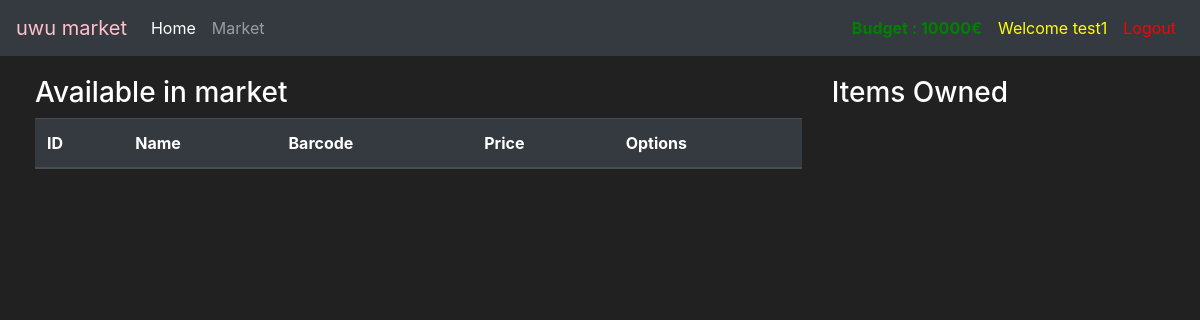
Before: /market (signed in) with the older database file.
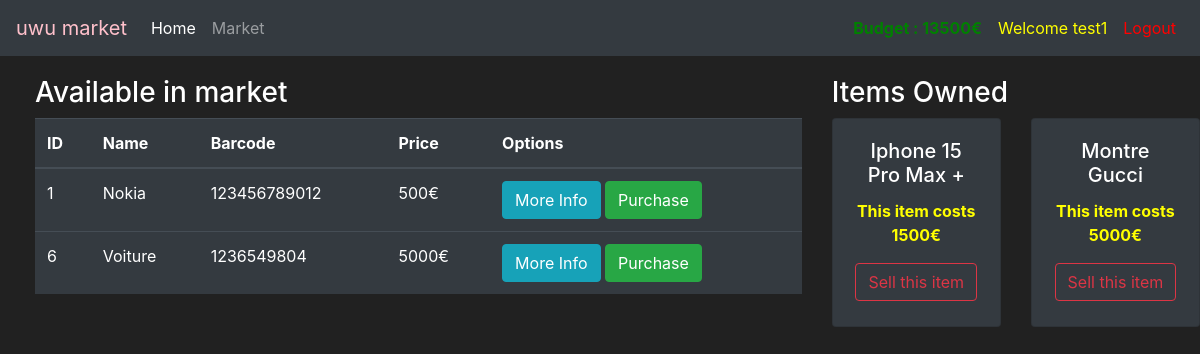
After: the same page with the newer database file.
### market/model.py (models this page shows, shortened)
class User(db.Model, UserMixin):
    id = db.Column(db.Integer(), primary_key = True)
    username = db.Column(db.String(length = 30),nullable = False, unique = True)
    email_address = db.Column(db.String(length = 50),nullable = False, unique = True)
    password_hash = db.Column(db.String(length = 60),nullable = False)
    budget = db.Column(db.Integer(),nullable = False, default = 10000)
    items = db.relationship("Item", backref = 'owned_user', lazy = True)
    @property
    def password(self):
        return self.password

class Item(db.Model):
    id = db.Column(db.Integer(),primary_key = True)
    name=db.Column(db.String(length=50),nullable=False, unique=True)
    barcode=db.Column(db.String(length=12),nullable=False, unique=True)
    price=db.Column(db.Integer(), nullable=False)
    description=db.Column(db.String(length=1024),nullable=False, unique=True)
    owner = db.Column(db.Integer, db.ForeignKey('user.id'))

### market/routes.py (the view, shortened to what this page needs)
@app.route("/market", methods=['GET', 'POST'])
@login_required
def market_page():
    purchase_form = PurchaseForm()
    sell_form = SellForm()
    if request.method == 'GET':
        owned_items = Item.query.filter_by(owner=current_user.id)
        return render_template('market.html', item_name=Item.query.filter_by(owner=''), purchase_form = purchase_form, owned_items=owned_items, sell_form=sell_form)

### market/model.py (called while the page is built)
@login_manager.user_loader
def load_user(user_id):
    return User.query.get(int(user_id))

### market/templates/market.html (shortened to what this page needs)
{% extends 'base.html' %}
{% block content %}
<div class="row" style="margin-top: 20px; margin-left: 20px;">
  <div class="col-8">
    <h3>Available in market</h3>
    <table class="table table-hover table-dark">
      <thead>
        <tr>
          <th>ID</th>
          <th>Name</th>
          <th>Barcode</th>
          <th>Price</th>
          <th>Options</th>
        </tr>
      </thead>
      <tbody>
        {% for item in item_name %}
        <tr>
          <td>{{ item.id }}</td>
          <td>{{ item.name }}</td>
          <td>{{ item.barcode }}</td>
          <td>{{ item.price }}€</td>
          <td>
            <button class="btn btn-outline btn-info" data-toggle="modal" data-target="#infoModal-{{item.id}}">More Info</button>
            <button class="btn btn-outline btn-success" data-toggle="modal" data-target="#purchaseModal-{{item.id}}">Purchase</button>
          </td>
        </tr>
        {% endfor %}
      </tbody>
  </table>
</div>
<div class="col-4">
  <h3>Items Owned</h3>
  <div class="row"> {% for owned_item in owned_items %}
    <div class="col-md-6">
      <div style="margin-bottom: 15px;" class="card text-center bg-dark">
        <div class="card-body">
          <h5 class="card-title"> {{ owned_item.name }} </h5>
          <p class="card-text" style="color: yellow;">
            <strong>This item costs {{ owned_item.price }}€</strong>
          </p>
          <button type="button" class="btn btn-outline-danger" style="margin-bottom: 5px;" data-toggle="modal" data-target="#salesModal-{{owned_item.id}}">Sell this item</button>
        </div>
      </div>
    </div> {% endfor %}
  </div>
</div>
{% endblock %}

### market/templates/base.html (shortened to what this page needs)
<!doctype html>
<html lang="en">
<head>
  <link rel="stylesheet" href="https://cdn.jsdelivr.net/npm/bootstrap@4.4.1/dist/css/bootstrap.min.css"
>
</head>
<body>
  <nav class="navbar navbar-expand-md navbar-dark bg-dark">
    <a class="navbar-brand" href="#" style="color: pink;">uwu market</a>
    <div class="collapse navbar-collapse" id="navbarNav">
      <ul class="navbar-nav mr-auto">
        <li class="nav-item active">
          <a class="nav-link" href="{{ url_for('home_page') }}">Home <span class="sr-only">{current}</span></a>
        </li>
        <li class="nav-item">
          <a class="nav-link" href="{{ url_for('market_page') }}">Market</a>
        </li>
      </ul>
        {% if current_user.is_authenticated %}
        <ul class="navbar-nav">
          <li class="nav-item">
            <a class="nav-link" style="color: green; font-weight: bold;">Budget : {{ current_user.budget }}€</a>
          </li>
          <li class="nav-item">
            <a class="nav-link" style="color: yellow">Welcome {{ current_user.username }}</a>
          </li>
          <li class="nav-item">
            <a class="nav-link" style="color: red;" href="{{ url_for('logout_page') }}">Logout</a>
          </li>
        </ul>
        {% endif %}
    </div>
  </nav>
  {% block content %}
  {% endblock %}
</body>
</html>

### market/templates/base.html (style rules this page uses)
body { background-color: #212121; color: white; }

Changed rows visible on the page:
now on this page (row edited): Item: id "1", name "Nokia", barcode "123456789012", price "500", shown under "Available in market"
added Item: id "6", name "Voiture", barcode "1236549804", price "5000", shown under "Available in market"
now on this page (row edited): Item: name "Iphone 15 Pro Max +", price "1500", shown under "Items Owned"
added Item: name "Montre Gucci", price "5000", shown under "Items Owned"
